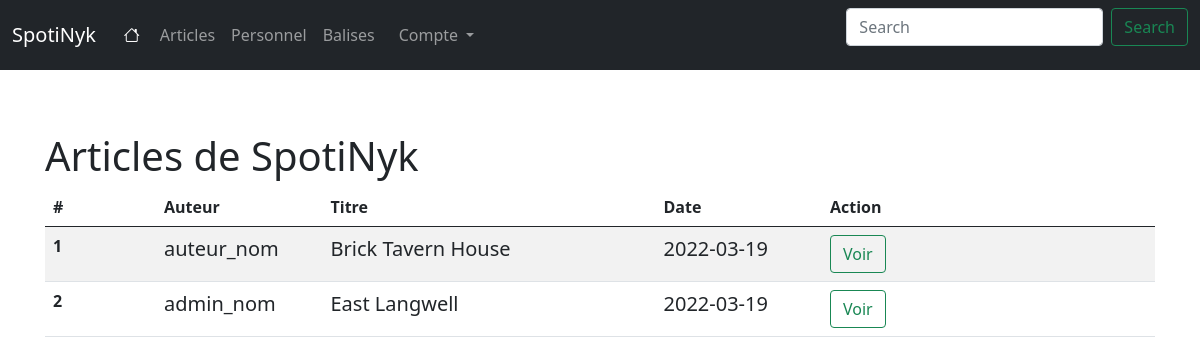
/posts/, run on the app's committed database.
### main/models/md_post.py (models this page shows, shortened)
class Post(db.Model):
    id = db.Column(db.Integer, primary_key=True)
    title = db.Column(db.Text, nullable=False)
    body = db.Column(db.Text, nullable=False)
    pub_date = db.Column(db.Date, nullable=False)
    rev_date = db.Column(db.Date, nullable=False)
    status = db.Column(db.Boolean, nullable=False)
    user_id = db.Column(db.Integer, db.ForeignKey('user.id'), nullable=False)
    user = db.relationship('User', backref=db.backref('posts', lazy=True))

### main/models/md_user.py (models this page shows, shortened)
class User(db.Model):
    id = db.Column(db.Integer, primary_key=True)
    name = db.Column(db.String(80), nullable=False)
    username = db.Column(db.String(80), unique=True, nullable=False)
    email = db.Column(db.String(120), unique=True, nullable=False)
    password = db.Column(db.String(80), nullable=False)
    profil_id = db.Column(db.Integer, db.ForeignKey('profil.id'), nullable=False, default=3)
    profil = db.relationship('Profil', backref='profils')

### main/controllers/post_cont.py (the view)
def index():
    posts = Post.query.all()
    return render_template('post_list.html', posts=posts)

### main/templates/post_list.html (shortened to what this page needs)
{% extends "base.html" %}
{% block content %}
<div class="row">
    <div class="col">
        <h1 class="mt-5">Articles de SpotiNyk</h1>
    </div>
</div>
<table class="table table-striped">
    <thead>
      <tr>
        <th scope="col" style="width:10%">#</th>
        <th scope="col" style="width:15%">Auteur</th>
        {% set vars = {'titre': 'w-30', 'pub':'w-0'} %}
        <th scope="col" class="{{vars.titre}}">Titre</th>
        <th scope="col" style="width:15%">Date</th>
        <th scope="col" style="width:30%">Action</th>
      </tr>
    </thead>
    <tbody>
        {% for post in posts %}
        {% if post.status or (
            current_user.is_authenticated and
                (current_user.profil.description == "admin" or
                current_user == post.user)
            )
        %}
        <tr>
            <th scope="row">{{post.id}}</th>
            <td class="lead">{{post.user.name}}</td>
            {% if current_user.is_authenticated and
                (current_user.profil.description == "admin" or
                current_user == post.user) %}
                <td class="lead">{{post.title}}</td>
                <td class="lead">{{post.status}}</td>
            {% else %}
            <td class="lead">{{post.title}}</td>
            {% endif %}
            {% if post.pub_date == post.rev_date %}
                <td class="lead">{{post.pub_date}}</td>
            {% else %}
                <td class="lead">{{post.rev_date}}</td>
            {% endif %}
            <td>
                    <a href="{{url_for('posts.show', post_id = post.id)}}"
                        class="btn btn-outline-success"
                        role="button">
                            Voir
                    </a>
            </td>
        </tr>
        {% endif %}
        {% endfor %}
    </tbody>
  </table>
{% endblock %}

### main/static/style.css (style rules this page uses)
.w-30 { width:30%; }

### data on the page
Post: id "1", user.name "auteur_nom", title "Brick Tavern House", pub_date "2022-03-19"
Post: id "2", user.name "admin_nom", title "East Langwell", pub_date "2022-03-19"
